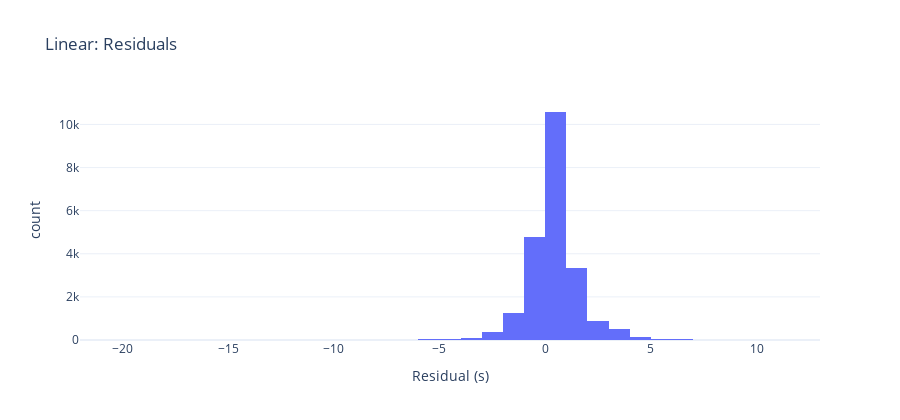

Here is the notebook cell this chart was saved with:
### Code cell
plot_error_distribution(y_test, test_pred, title="Linear: Residuals")

### Figure 1 — Plotly figure (JSON) as saved in the notebook; plotly's stock layout.template omitted (floating-point values rounded to 4 significant figures; data arrays with more than 128 entries replaced by an {"elided": "..."} marker saying what was removed)
{"data": [{"bingroup": "x", "hovertemplate": "variable=0<br>Residual (s)=%{x}<br>count=%{y}<extra></extra>", "legendgroup": "0", "marker": {"color": "#636efa", "pattern": {"shape": ""}}, "name": "0", "nbinsx": 50, "orientation": "v", "showlegend": true, "type": "histogram", "x": {"elided": "22166 float values"}, "xaxis": "x", "yaxis": "y"}], "layout": {"barmode": "relative", "height": 420, "legend": {"title": {"text": "variable"}, "tracegroupgap": 0}, "showlegend": false, "title": {"text": "Linear: Residuals"}, "xaxis": {"anchor": "y", "domain": [0, 1], "title": {"text": "Residual (s)"}}, "yaxis": {"anchor": "x", "domain": [0, 1], "title": {"text": "count"}}}}
